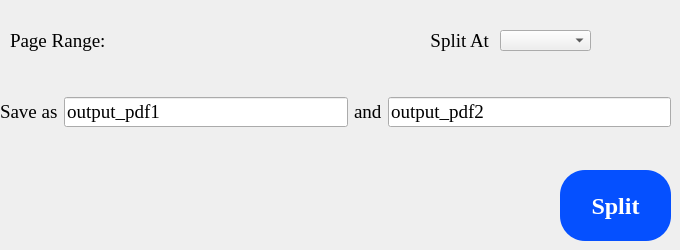
    <widget class="QWidget" name="split_page">
     <property name="styleSheet">
      <string notr="true"/>
     </property>
     <widget class="QPushButton" name="split_button">
      <property name="geometry">
       <rect>
        <x>560</x>
        <y>170</y>
        <width>111</width>
        <height>71</height>
       </rect>
      </property>
      <property name="font">
       <font>
        <family>Times New Roman</family>
        <pointsize>18</pointsize>
        <bold>true</bold>
       </font>
      </property>
      <property name="cursor">
       <cursorShape>PointingHandCursor</cursorShape>
      </property>
      <property name="styleSheet">
       <string notr="true">background-color:rgb(5, 80, 255);
color:white;
border-radius:25px;
</string>
      </property>
      <property name="text">
       <string>Split</string>
      </property>
      <property name="checkable">
       <bool>true</bool>
      </property>
      <property name="autoExclusive">
       <bool>true</bool>
      </property>
     </widget>
     <widget class="QWidget" name="widget_outputfile" native="true">
      <property name="geometry">
       <rect>
        <x>0</x>
        <y>90</y>
        <width>671</width>
        <height>44</height>
       </rect>
      </property>
      <layout class="QHBoxLayout" name="horizontalLayout_6">
       <item>
        <widget class="QLabel" name="label_8">
         <property name="font">
          <font>
           <family>Times New Roman</family>
           <pointsize>14</pointsize>
          </font>
         </property>
         <property name="text">
          <string>Save as</string>
         </property>
        </widget>
       </item>
       <item>
        <widget class="QLineEdit" name="output1">
         <property name="font">
          <font>
           <family>Times New Roman</family>
           <pointsize>14</pointsize>
          </font>
         </property>
         <property name="text">
          <string>output_pdf1</string>
         </property>
        </widget>
       </item>
       <item>
        <widget class="QLabel" name="label_12">
         <property name="font">
          <font>
           <family>Times New Roman</family>
           <pointsize>14</pointsize>
          </font>
         </property>
         <property name="text">
          <string>and</string>
         </property>
        </widget>
       </item>
       <item>
        <widget class="QLineEdit" name="output2">
         <property name="font">
          <font>
           <family>Times New Roman</family>
           <pointsize>14</pointsize>
          </font>
         </property>
         <property name="text">
          <string>output_pdf2</string>
         </property>
        </widget>
       </item>
      </layout>
     </widget>
     <widget class="QWidget" name="widget_range_show" native="true">
      <property name="geometry">
       <rect>
        <x>10</x>
        <y>20</y>
        <width>641</width>
        <height>40</height>
       </rect>
      </property>
      <widget class="QLabel" name="page_range">
       <property name="geometry">
        <rect>
         <x>0</x>
         <y>10</y>
         <width>231</width>
         <height>22</height>
        </rect>
       </property>
       <property name="font">
        <font>
         <family>Times New Roman</family>
         <pointsize>14</pointsize>
        </font>
       </property>
       <property name="focusPolicy">
        <enum>Qt::FocusPolicy::WheelFocus</enum>
       </property>
       <property name="text">
        <string>Page Range: </string>
       </property>
      </widget>
      <widget class="QLabel" name="split_at">
       <property name="geometry">
        <rect>
         <x>420</x>
         <y>10</y>
         <width>59</width>
         <height>22</height>
        </rect>
       </property>
       <property name="font">
        <font>
         <family>Times New Roman</family>
         <pointsize>14</pointsize>
        </font>
       </property>
       <property name="layoutDirection">
        <enum>Qt::LayoutDirection::LeftToRight</enum>
       </property>
       <property name="text">
        <string>Split At</string>
       </property>
       <property name="alignment">
        <set>Qt::AlignmentFlag::AlignRight|Qt::AlignmentFlag::AlignTrailing|Qt::AlignmentFlag::AlignVCenter</set>
       </property>
      </widget>
      <widget class="QComboBox" name="page_dropdown">
       <property name="geometry">
        <rect>
         <x>490</x>
         <y>10</y>
         <width>91</width>
         <height>21</height>
        </rect>
       </property>
       <property name="cursor">
        <cursorShape>PointingHandCursor</cursorShape>
       </property>
      </widget>
     </widget>
    </widget>
